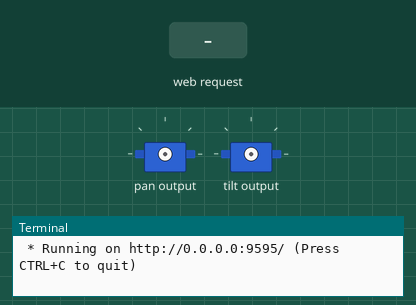
Bench run of a program on a simulated Raspberry Pi (BCM pin numbers) with a Pan-Tilt HAT. Parts: 2 × servo, the last lines printed to the terminal. Inputs (shaded band) come from the test bench. Servo angles are drawn from the pulse width (0.5 ms = 0°, 2.5 ms = 180°); the clock reads 2024-03-15 10:24:30 at power-on unless the program sets it.

Above: at 1.2 s.
1.3 s: HTTP request for /api/pan/0 received
2.8 s: HTTP request for /api/tilt/0 received
4.3 s: HTTP request for /api/pan/50 received
At 4.7 s:
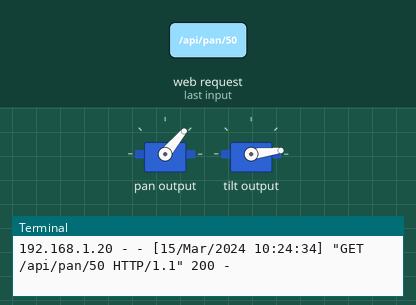
5.8 s: HTTP request for /api/tilt/50 received
At 7.0 s:
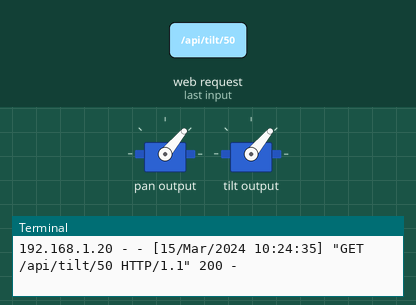
7.3 s: HTTP request for /api/pan/90 received
At 8.2 s:
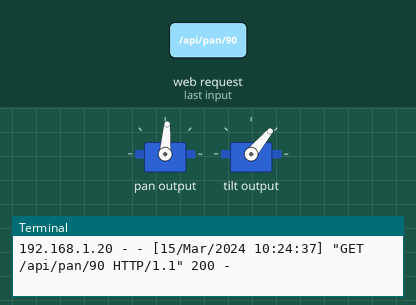
8.8 s: HTTP request for /api/tilt/90 received
At 9.3 s:
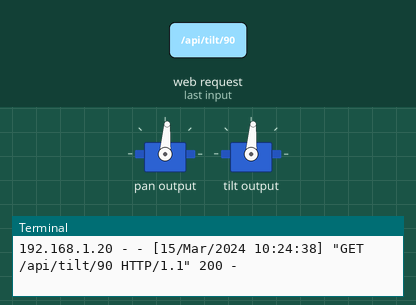
Timing chart, 0 to 11.3 s (numbered marks = the images above; inputs shaded):
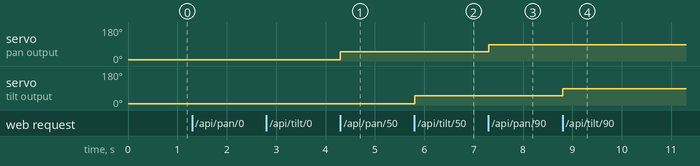

Measured:
- after the input at 4.3 s, servo on pan output: 7° → 50° at once
- after the input at 5.8 s, servo on tilt output: 7° → 50° at once
- after the input at 7.3 s, servo on pan output: 50° → 86° at once
- after the input at 8.8 s, servo on tilt output: 50° → 86° at once

The program:

pantiltweb.py
```python
#!/usr/bin/env python

import pantilthat
from sys import exit

try:
    from flask import Flask, render_template
except ImportError:
    exit("This script requires the flask module\nInstall with: sudo pip install flask")

app = Flask(__name__)

@app.route('/')
def home():
    return render_template('gui.html')

@app.route('/api/<direction>/<int:angle>')
def api(direction, angle):
    if angle < 0 or angle > 180:
        return "{'error':'out of range'}"

    angle -= 90

    if direction == 'pan':
        pantilthat.pan(angle)
        return "{{'pan':{}}}".format(angle)

    elif direction == 'tilt':
        pantilthat.tilt(angle)
        return "{{'tilt':{}}}".format(angle)

    return "{'error':'invalid direction'}"

if __name__ == "__main__":
    app.run(host='0.0.0.0', port=9595, debug=True)
```
